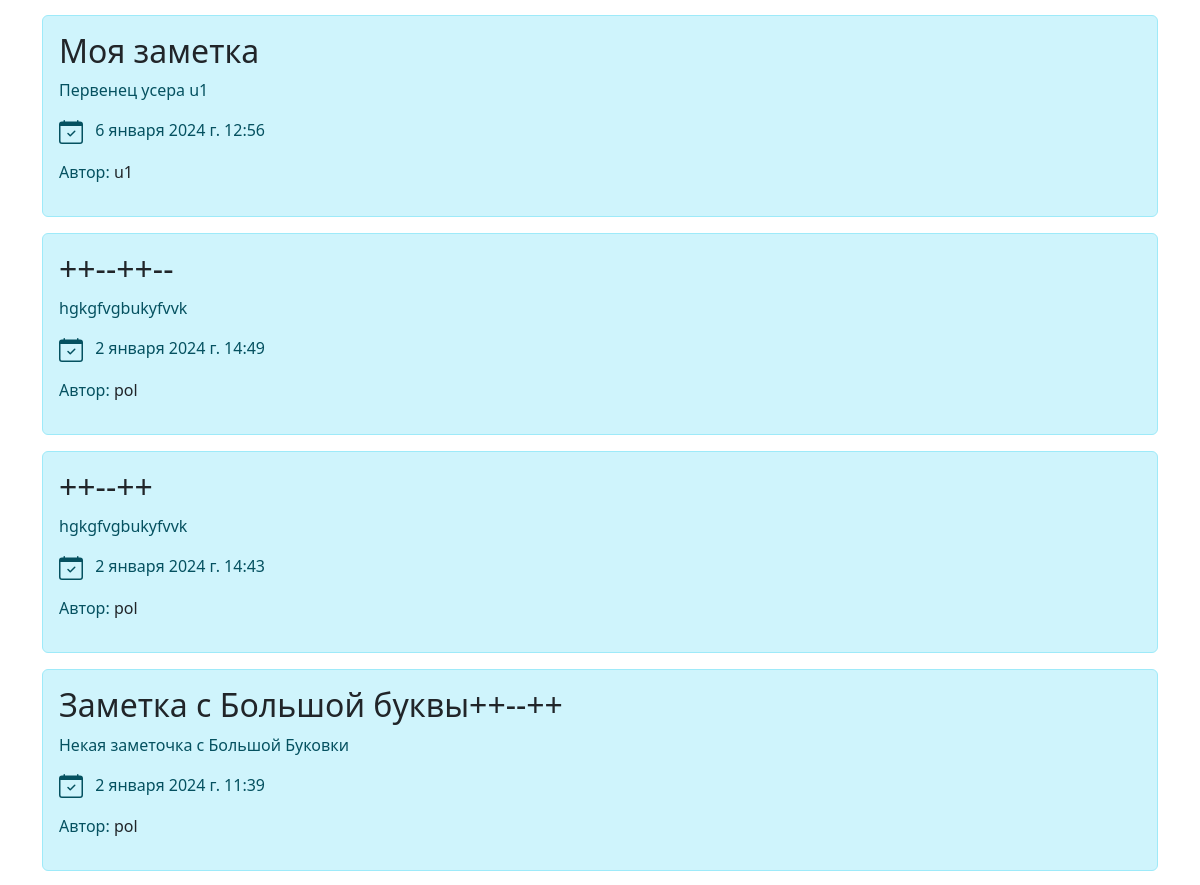
Before: / (signed in, middle part) with the older database file.
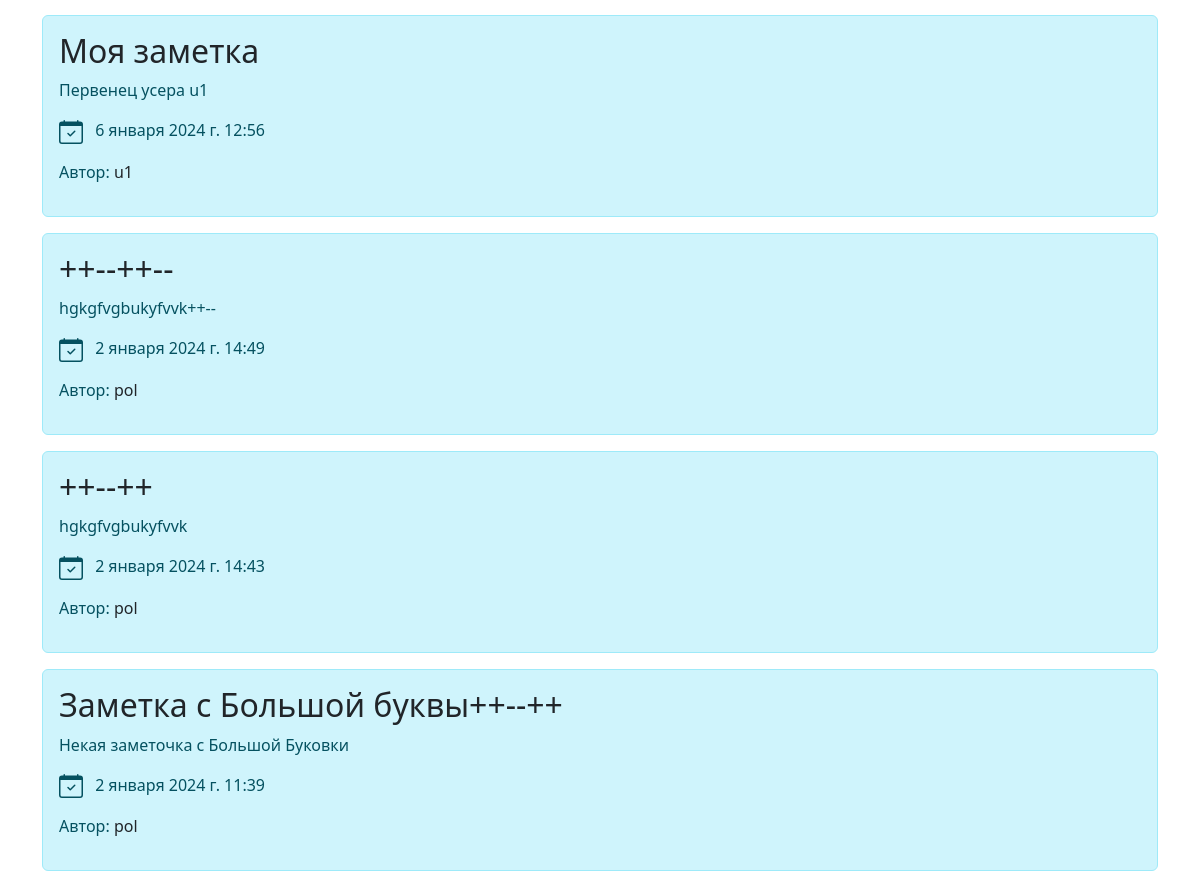
After: the same page with the newer database file.
### notes/models.py (models this page shows, shortened)
class Note(models.Model):
    uuid = models.UUIDField(primary_key=True, default=uuid.uuid4, editable=False)
    title = models.CharField(max_length=255)
    anons = models.CharField(max_length=255)
    content = models.TextField()
    created_at = models.DateTimeField(auto_now_add=True)
    mod_time = models.DateTimeField(null=True, blank=True)
    image = models.ImageField(upload_to=upload_to, null=True, blank=True, verbose_name="Превью")
    user = models.ForeignKey(get_user_model(), on_delete=models.CASCADE)
    objects = models.Manager()  # Он подключается к базе.
    class Meta:
        ordering = ['-created_at']  # Дефис это означает DESC сортировку (обратную).
        indexes = [
            models.Index(fields=("created_at",), name="created_at_index"),
        ]

### user/models.py (models this page shows)
class User(AbstractUser):
    phone = models.CharField(max_length=11, null=True, blank=True)
    country = models.CharField(max_length=20, null=True, blank=True)
    class Meta:
        db_table = "users"

### notes/views.py (the view)
# urls.py: path('', home_page_view, name='home'),
def home_page_view(request):
    all_notes = Note.objects.all()  # Получение всех записей из таблицы этой модели.
    context: dict = {
        "notes": all_notes[:20]
    }
    return render(request, "home.html", context)

### templates/home.html (shortened to what this page needs)
{% extends "base.html" %}
{% load static %}
{% block content %}
<div class='container'>
  {% if notes|length > 0 %}
    {% for note in notes %}
      <div class="alert alert-info">
        <h2>
          <a class="text-dark text-decoration-none" href="{% url 'note' note.uuid %}">{{ note.title }}</a>
        </h2>
        <p>{{ note.anons }}</p>
        <p class="card-text my-3">
          {{ note.created_at }}
        </p>
        <p>Автор:
          <a class="text-dark text-decoration-none" href="{% url 'user_notes' note.user %}">{{ note.user }}</a>
        </p>
      </div>
    {% endfor %}
  {% else %}
    <p>У нас пока нет заметок. Разместите первую.</p>
  {% endif %}
</div>
{% endblock %}

Changed rows visible on the page:
changed Note: anons "hgkgfvgbukyfvvk" → "hgkgfvgbukyfvvk++--"
